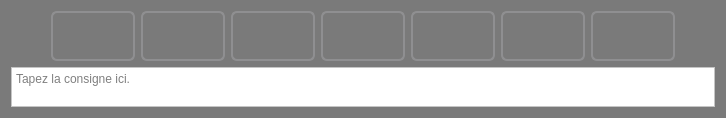
          <widget class="QWidget" name="tabImage">
           <property name="styleSheet">
            <string notr="true">background-color: rgb(122, 122, 122);</string>
           </property>
           <attribute name="title">
            <string>EXPLORATEUR DES PHOTOS</string>
           </attribute>
           <layout class="QVBoxLayout" name="vlImage">
            <item>
             <layout class="QHBoxLayout" name="hlPhotosButtons">
              <item>
               <spacer name="hsLeft">
                <property name="orientation">
                 <enum>Qt::Horizontal</enum>
                </property>
                <property name="sizeHint" stdset="0">
                 <size>
                  <width>40</width>
                  <height>20</height>
                 </size>
                </property>
               </spacer>
              </item>
              <item>
               <widget class="QPushButton" name="pbRotationLeft">
                <property name="enabled">
                 <bool>false</bool>
                </property>
                <property name="minimumSize">
                 <size>
                  <width>84</width>
                  <height>50</height>
                 </size>
                </property>
                <property name="maximumSize">
                 <size>
                  <width>50</width>
                  <height>16777215</height>
                 </size>
                </property>
                <property name="mouseTracking">
                 <bool>true</bool>
                </property>
                <property name="toolTip">
                 <string/>
                </property>
                <property name="whatsThis">
                 <string/>
                </property>
                <property name="styleSheet">
                 <string notr="true">

QPushButton {
    border: 2px solid #8f8f91;
    border-radius: 6px;
    background-color: qlineargradient(x1: 0, y1: 0, x2: 0, y2: 1,
                                      stop: 0 #f6f7fa, stop: 1 #dadbde);
    min-width: 80px;
}

QPushButton:pressed {
    background-color: qlineargradient(x1: 0, y1: 0, x2: 0, y2: 1,
                                      stop: 0 #dadbde, stop: 1 #f6f7fa);
}

QPushButton:flat {
    border: none; /* no border for a flat push button */
}

QPushButton:default {
    border-color: navy; /* make the default button prominent */
}


/*
QPushButton#myPushButton
{
    background-color: transparent;
    background-image: url(&quot;:/transparent_image.png&quot;);
    background-repeat: none;
    border: none;
}
*/
</string>
                </property>
                <property name="text">
                 <string/>
                </property>
               </widget>
              </item>
              <item>
               <widget class="QPushButton" name="pbLeftImage">
                <property name="enabled">
                 <bool>false</bool>
                </property>
                <property name="minimumSize">
                 <size>
                  <width>84</width>
                  <height>50</height>
                 </size>
                </property>
                <property name="maximumSize">
                 <size>
                  <width>150</width>
                  <height>16777215</height>
                 </size>
                </property>
                <property name="styleSheet">
                 <string notr="true">QPushButton {
    border: 2px solid #8f8f91;
    border-radius: 6px;
    background-color: qlineargradient(x1: 0, y1: 0, x2: 0, y2: 1,
                                      stop: 0 #f6f7fa, stop: 1 #dadbde);
    min-width: 80px;
}

QPushButton:pressed {
    background-color: qlineargradient(x1: 0, y1: 0, x2: 0, y2: 1,
                                      stop: 0 #dadbde, stop: 1 #f6f7fa);
}

QPushButton:flat {
    border: none; /* no border for a flat push button */
}

QPushButton:default {
    border-color: navy; /* make the default button prominent */
}</string>
                </property>
                <property name="text">
                 <string/>
                </property>
               </widget>
              </item>
              <item>
               <widget class="QPushButton" name="pbPreview">
                <property name="enabled">
                 <bool>false</bool>
                </property>
                <property name="minimumSize">
                 <size>
                  <width>84</width>
                  <height>50</height>
                 </size>
                </property>
                <property name="maximumSize">
                 <size>
                  <width>100</width>
                  <height>16777215</height>
                 </size>
                </property>
                <property name="styleSheet">
                 <string notr="true">QPushButton {
    border: 2px solid #8f8f91;
    border-radius: 6px;
    background-color: qlineargradient(x1: 0, y1: 0, x2: 0, y2: 1,
                                      stop: 0 #f6f7fa, stop: 1 #dadbde);
    min-width: 80px;
}

QPushButton:pressed {
    background-color: qlineargradient(x1: 0, y1: 0, x2: 0, y2: 1,
                                      stop: 0 #dadbde, stop: 1 #f6f7fa);
}

QPushButton:flat {
    border: none; /* no border for a flat push button */
}

QPushButton:default {
    border-color: navy; /* make the default button prominent */
}</string>
                </property>
                <property name="text">
                 <string/>
                </property>
               </widget>
              </item>
              <item>
               <widget class="QPushButton" name="pbRemovePhoto">
                <property name="enabled">
                 <bool>false</bool>
                </property>
                <property name="minimumSize">
                 <size>
                  <width>84</width>
                  <height>50</height>
                 </size>
                </property>
                <property name="maximumSize">
                 <size>
                  <width>100</width>
                  <height>50</height>
                 </size>
                </property>
                <property name="styleSheet">
                 <string notr="true">

QPushButton {
    border: 2px solid #8f8f91;
    border-radius: 6px;
    background-color: qlineargradient(x1: 0, y1: 0, x2: 0, y2: 1,
                                      stop: 0 #f6f7fa, stop: 1 #dadbde);
    min-width: 80px;
}

QPushButton:pressed {
    background-color: qlineargradient(x1: 0, y1: 0, x2: 0, y2: 1,
                                      stop: 0 #dadbde, stop: 1 #f6f7fa);
}

QPushButton:flat {
    border: none; /* no border for a flat push button */
}

QPushButton:default {
    border-color: navy; /* make the default button prominent */
}


/*
QPushButton#myPushButton
{
    background-color: transparent;
    background-image: url(&quot;:/transparent_image.png&quot;);
    background-repeat: none;
    border: none;
}
*/
</string>
                </property>
                <property name="text">
                 <string/>
                </property>
               </widget>
              </item>
              <item>
               <widget class="QPushButton" name="pbAddTextPhoto">
                <property name="enabled">
                 <bool>false</bool>
                </property>
                <property name="minimumSize">
                 <size>
                  <width>84</width>
                  <height>50</height>
                 </size>
                </property>
                <property name="styleSheet">
                 <string notr="true">QPushButton {
    border: 2px solid #8f8f91;
    border-radius: 6px;
    background-color: qlineargradient(x1: 0, y1: 0, x2: 0, y2: 1,
                                      stop: 0 #f6f7fa, stop: 1 #dadbde);
    min-width: 80px;
}

QPushButton:pressed {
    background-color: qlineargradient(x1: 0, y1: 0, x2: 0, y2: 1,
                                      stop: 0 #dadbde, stop: 1 #f6f7fa);
}

QPushButton:flat {
    border: none; /* no border for a flat push button */
}

QPushButton:default {
    border-color: navy; /* make the default button prominent */
}</string>
                </property>
                <property name="text">
                 <string/>
                </property>
               </widget>
              </item>
              <item>
               <widget class="QPushButton" name="pbRightImage">
                <property name="enabled">
                 <bool>false</bool>
                </property>
                <property name="minimumSize">
                 <size>
                  <width>84</width>
                  <height>50</height>
                 </size>
                </property>
                <property name="maximumSize">
                 <size>
                  <width>150</width>
                  <height>16777215</height>
                 </size>
                </property>
                <property name="styleSheet">
                 <string notr="true">QPushButton {
    border: 2px solid #8f8f91;
    border-radius: 6px;
    background-color: qlineargradient(x1: 0, y1: 0, x2: 0, y2: 1,
                                      stop: 0 #f6f7fa, stop: 1 #dadbde);
    min-width: 80px;
}

QPushButton:pressed {
    background-color: qlineargradient(x1: 0, y1: 0, x2: 0, y2: 1,
                                      stop: 0 #dadbde, stop: 1 #f6f7fa);
}

QPushButton:flat {
    border: none; /* no border for a flat push button */
}

QPushButton:default {
    border-color: navy; /* make the default button prominent */
}</string>
                </property>
                <property name="text">
                 <string/>
                </property>
               </widget>
              </item>
              <item>
               <widget class="QPushButton" name="pbRotationRight">
                <property name="enabled">
                 <bool>false</bool>
                </property>
                <property name="minimumSize">
                 <size>
                  <width>84</width>
                  <height>50</height>
                 </size>
                </property>
                <property name="maximumSize">
                 <size>
                  <width>50</width>
                  <height>16777215</height>
                 </size>
                </property>
                <property name="styleSheet">
                 <string notr="true">QPushButton {
    border: 2px solid #8f8f91;
    border-radius: 6px;
    background-color: qlineargradient(x1: 0, y1: 0, x2: 0, y2: 1,
                                      stop: 0 #f6f7fa, stop: 1 #dadbde);
    min-width: 80px;
}

QPushButton:pressed {
    background-color: qlineargradient(x1: 0, y1: 0, x2: 0, y2: 1,
                                      stop: 0 #dadbde, stop: 1 #f6f7fa);
}

QPushButton:flat {
    border: none; /* no border for a flat push button */
}

QPushButton:default {
    border-color: navy; /* make the default button prominent */
}</string>
                </property>
                <property name="text">
                 <string/>
                </property>
               </widget>
              </item>
              <item>
               <spacer name="hsRight">
                <property name="orientation">
                 <enum>Qt::Horizontal</enum>
                </property>
                <property name="sizeHint" stdset="0">
                 <size>
                  <width>40</width>
                  <height>20</height>
                 </size>
                </property>
               </spacer>
              </item>
             </layout>
            </item>
            <item>
             <layout class="QHBoxLayout" name="hlIndividualConsign">
              <item>
               <widget class="QTextEdit" name="tePhotoIndividualConsign">
                <property name="enabled">
                 <bool>true</bool>
                </property>
                <property name="maximumSize">
                 <size>
                  <width>16777215</width>
                  <height>40</height>
                 </size>
                </property>
                <property name="styleSheet">
                 <string notr="true">background-color: rgb(255, 255, 255);</string>
                </property>
                <property name="html">
                 <string>&lt;!DOCTYPE HTML PUBLIC &quot;-//W3C//DTD HTML 4.0//EN&quot; &quot;http://www.w3.org/TR/REC-html40/strict.dtd&quot;&gt;
&lt;html&gt;&lt;head&gt;&lt;meta name=&quot;qrichtext&quot; content=&quot;1&quot; /&gt;&lt;style type=&quot;text/css&quot;&gt;
p, li { white-space: pre-wrap; }
&lt;/style&gt;&lt;/head&gt;&lt;body style=&quot; font-family:'MS Shell Dlg 2'; font-size:8.25pt; font-weight:400; font-style:normal;&quot;&gt;
&lt;p style=&quot;-qt-paragraph-type:empty; margin-top:0px; margin-bottom:0px; margin-left:0px; margin-right:0px; -qt-block-indent:0; text-indent:0px;&quot;&gt;&lt;br /&gt;&lt;/p&gt;&lt;/body&gt;&lt;/html&gt;</string>
                </property>
                <property name="placeholderText">
                 <string>Tapez la consigne ici.</string>
                </property>
               </widget>
              </item>
             </layout>
            </item>
           </layout>
          </widget>
